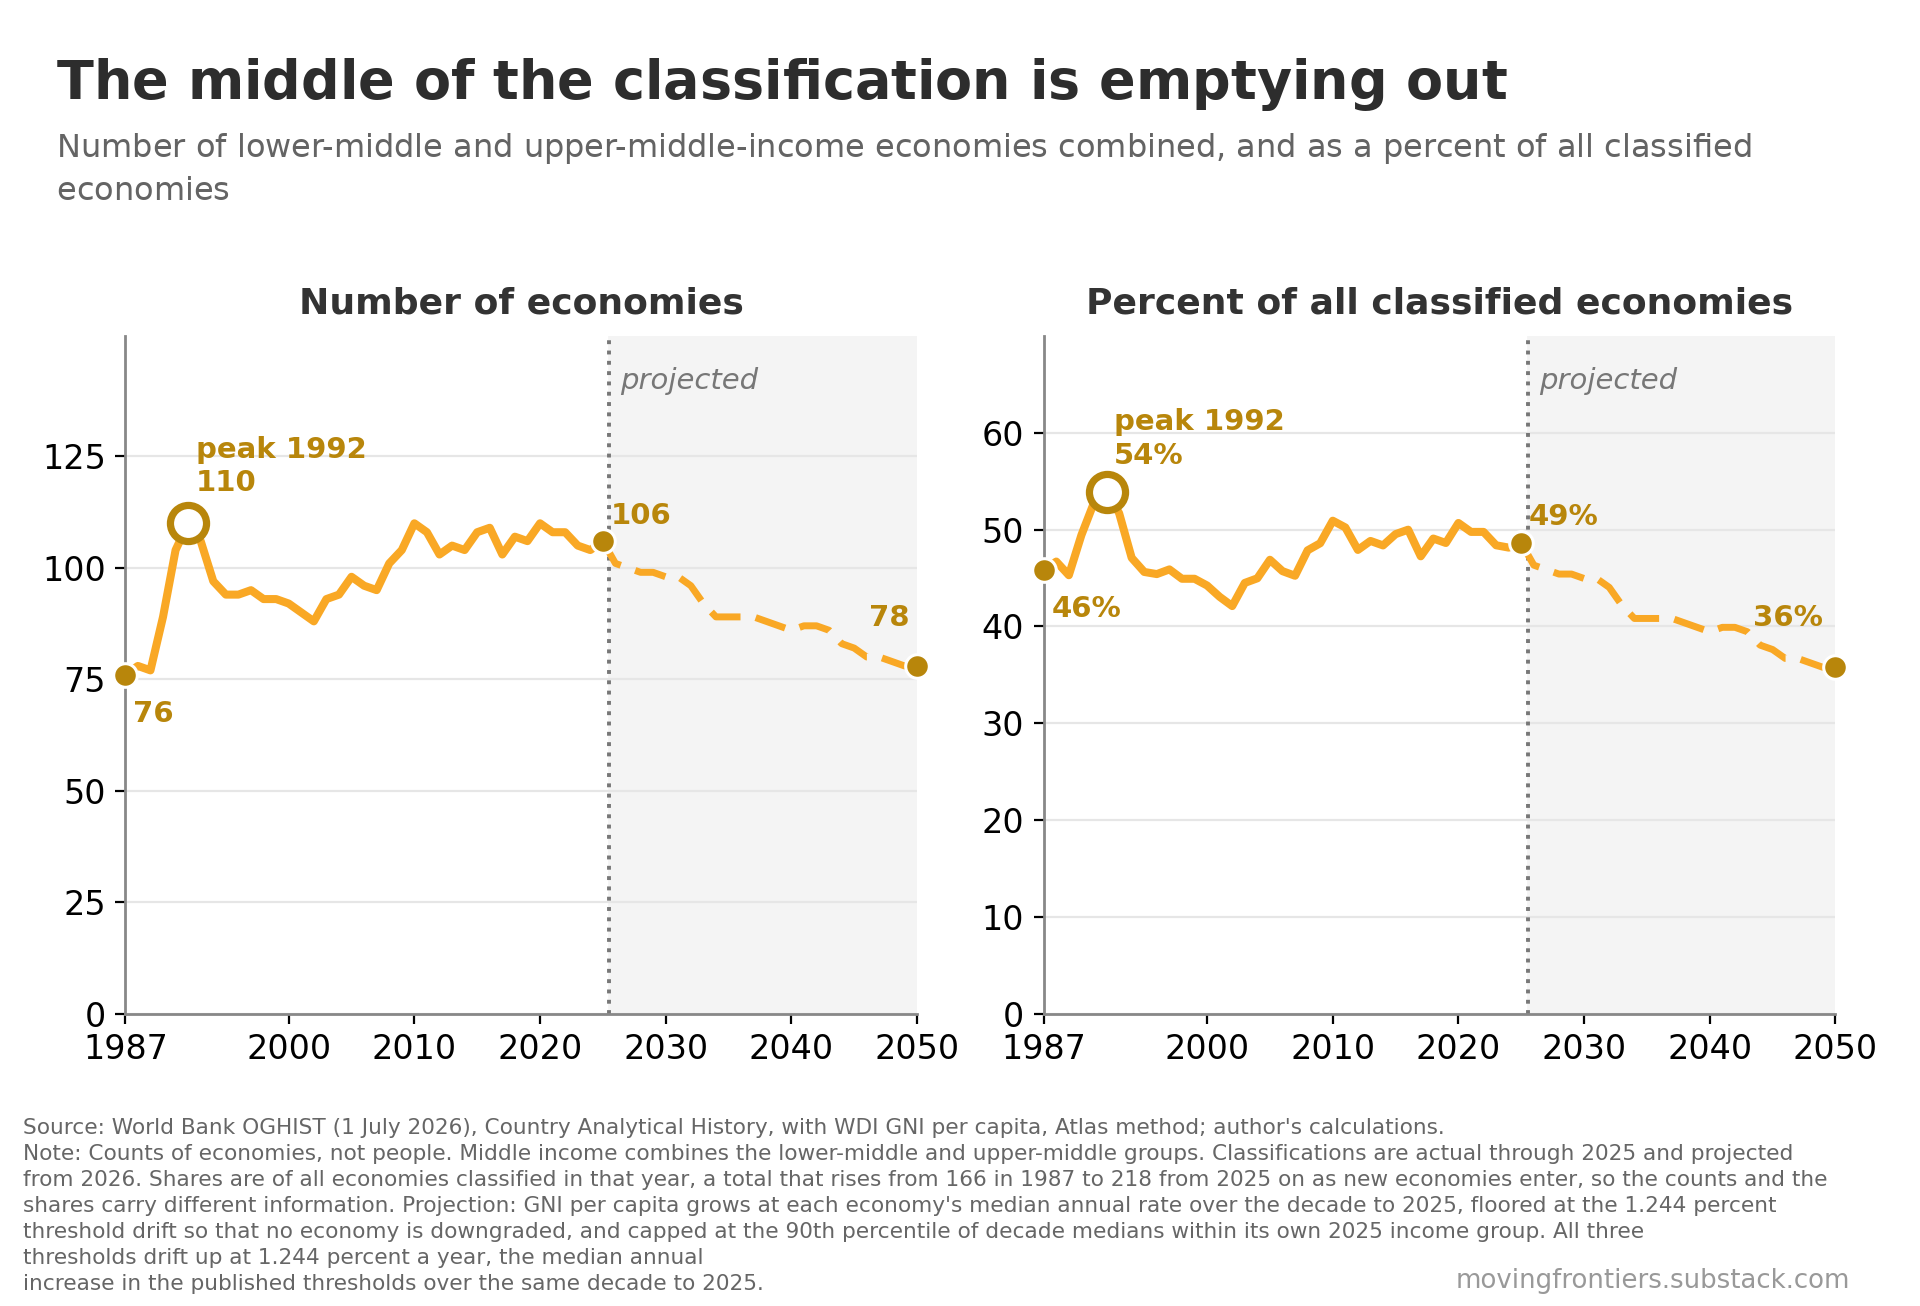

Write the Python code that produced this figure.
# =============================================================================
# Chart 8: the middle of the classification is emptying out
#
# Provenance, frozen vintage. Nothing is read from disk or the network.
#   Classifications       : World Bank OGHIST, 1 July 2026, Country Analytical History.
#   GNI per capita        : World Bank WDI, July 2026 vintage, Atlas method, current US$.
#   Vintage freeze date   : 1 July 2026. The chart is pinned to this vintage; do not swap
#                           the embedded data for a live API call.
#
# Reduction: The script reads three columns of its companion csv at the seven-decade span
# 1987-2050. Those columns are embedded here as COLS and ROWS; the csv still ships
# alongside as the published data file.
#
# Values from 2026 are a nowcast inherited from the shared upstream projection
# pipeline (decade-median growth, floored at the threshold drift, capped at the
# group's 90th percentile) and are embedded here already resolved.
# =============================================================================
"""Chart 8: the middle of the classification, in counts and shares.

Reads chart-8-the-middle-of-the-classification-is-emptying-out.csv and writes the png of the same name.
Run from inside this folder:  python3 chart-8-the-middle-of-the-classification-is-emptying-out-build.py
"""
import numpy as np
import matplotlib; matplotlib.use('Agg')
import matplotlib.pyplot as plt
from matplotlib.lines import Line2D
from PIL import Image, ImageDraw, ImageFont

SRC=("Source: World Bank OGHIST (1 July 2026), Country Analytical History, with WDI GNI per capita, Atlas method; author's calculations."+chr(10))

# ---------------------------------------------------------------- shared helpers

def place_marks(fig, ax, YY, series, marks, fontsize=10.5, pad_frac=0.014, align_x=None, override=None, dots=True, dotsize=8.5):
    """Put a value label near its point, clear of every series and every other label."""
    inv=ax.transData.inverted()
    span=ax.get_ylim()[1]-ax.get_ylim()[0]
    pad=span*pad_frac
    out=[]; fixed=[]
    def box(t):
        bb=t.get_window_extent(fig.canvas.get_renderer())
        (a0,b0)=inv.transform((bb.x0,bb.y0)); (a1,b1)=inv.transform((bb.x1,bb.y1))
        return a0,a1,min(b0,b1),max(b0,b1)
    def bad(b,skip=None):
        a0,a1,lo,hi=b
        if a1>ax.get_xlim()[1] or a0<ax.get_xlim()[0]: return True
        if hi>ax.get_ylim()[1] or lo<ax.get_ylim()[0]: return True
        xs=[q for q in YY if a0-0.7<=q<=a1+0.7]
        for s in series:
            if any(lo-pad<=s[YY.index(q)]<=hi+pad for q in xs): return True
        gx,gy=0.8,span*0.018
        for j,ot in enumerate(out):
            if j==skip: continue
            ob=box(ot)
            if a0-gx<ob[1] and ob[0]<a1+gx and lo-gy<ob[3] and ob[2]<hi+gy: return True
        return False
    for item in marks:
        yr,txt,prefer,own,col=item
        yv=own[YY.index(yr)]
        if dots:
            ax.plot([yr],[yv],'o',color=col,ms=dotsize,zorder=30,
                    markeredgecolor='white',markeredgewidth=1.1,clip_on=False)
        cands=[]
        if override and (col,yr) in override:
            ox,oy,oha,ova=override[(col,yr)]; cands=[(ox,oy,oha,ova)]
        elif align_x is not None and yr in align_x:
            lx,ha=align_x[yr]
            for st in (0.045,0.065,0.088,0.113,0.140,0.170,0.203,0.240,0.280):
                for side in ([1,-1] if prefer=='above' else [-1,1]):
                    cands.append((lx,yv+side*span*st,ha,'bottom' if side>0 else 'top'))
            cands.append((lx,yv,ha,'center'))
        else:
            for st in (0.050,0.070,0.095,0.125,0.160,0.200,0.245):
                for side in ([1,-1] if prefer=='above' else [-1,1]):
                    for dx,ha in ((-0.6,'right'),(0.6,'left'),(0.0,'center'),
                                  (2.5,'left'),(-2.5,'right'),(5.0,'left'),(-5.0,'right'),
                                  (8.0,'left'),(-8.0,'right')):
                        xr=min(max(yr+dx,YY[0]),YY[-1])
                        cands.append((xr,own[YY.index(int(round(xr)))]+side*span*st,ha,
                                      'bottom' if side>0 else 'top'))
        t=ax.text(0,0,txt,fontsize=fontsize,fontweight='bold',color=col,linespacing=1.25,zorder=9)
        out.append(t)
        if override and (col,yr) in override:
            lx,ly,ha,va=cands[0]
            t.set_position((lx,ly)); t.set_ha(ha); t.set_va(va); fig.canvas.draw()
            fixed.append(len(out)-1); continue
        ok=False
        for lx,ly,ha,va in cands:
            t.set_position((lx,ly)); t.set_ha(ha); t.set_va(va); fig.canvas.draw()
            if not bad(box(t),skip=len(out)-1): ok=True; break
        if not ok:
            lx,ly,ha,va=cands[0]
            t.set_position((lx,ly)); t.set_ha(ha); t.set_va(va); fig.canvas.draw()
    for _ in range(60):
        fig.canvas.draw(); moved=False
        for i,t in enumerate(out):
            if i in fixed: continue
            if bad(box(t),skip=i):
                x,y=t.get_position(); up=t.get_va()!='top'
                ny=y+(span*0.030 if up else -span*0.030)
                if ax.get_ylim()[0]<ny<ax.get_ylim()[1]: t.set_y(ny); moved=True
        if not moved: break
    return out

def caption(fig, ax, cap, fs=7.8, gap_lines=2.0):
    """Moving Frontiers caption block: every line runs full width except the last two,
    which stop short so the watermark can sit on the baseline of the last line."""
    fig.canvas.draw(); r=fig.canvas.get_renderer()
    Wpx=fig.get_figwidth()*fig.dpi
    bots=[t.get_window_extent(r).y0 for t in ax.get_xticklabels() if t.get_text()]
    xb=fig.transFigure.inverted().transform((0,min(bots)))[1]
    for lg in fig.legends:
        lb=lg.get_window_extent(r).transformed(fig.transFigure.inverted())
        if lb.y1<xb: xb=min(xb,lb.y0)
    LH=fs*1.2/(72*fig.get_figheight())
    pr=fig.text(0,0,'0',fontsize=fs); fig.canvas.draw()
    CW=pr.get_window_extent(fig.canvas.get_renderer()).width/Wpx; pr.remove()
    def w(t,size=fs):
        tt=fig.text(0,0,t,fontsize=size); fig.canvas.draw()
        v=tt.get_window_extent(fig.canvas.get_renderer()).width/Wpx; tt.remove(); return v
    URL='movingfrontiers.substack.com'; UFS=fs*1.2
    x0=0.012; right=1.0-70.0/Wpx
    full=right-x0
    lastmax=right-w(URL,UFS)-2.0*CW-x0
    lines=[]
    for para in cap.split(chr(10)):
        cur=''
        for word in para.split():
            z=(cur+' '+word).strip()
            if w(z)<=full or not cur: cur=z
            else: lines.append(cur); cur=word
        lines.append(cur)
    for _ in range(400):
        if w(lines[-1])>lastmax and ' ' in lines[-1]:
            h,_,t=lines[-1].rpartition(' '); lines[-1]=h; lines.append(t); continue
        if len(lines)>=2 and w(lines[-2])>lastmax and ' ' in lines[-2]:
            h,_,t=lines[-2].rpartition(' ')
            lines[-2]=h; lines[-1]=(t+' '+lines[-1]).strip(); continue
        break
    if len(lines)>=2:
        while ' ' in lines[-2]:
            h,_,t=lines[-2].rpartition(' ')
            cand=(t+' '+lines[-1]).strip()
            if w(cand)>lastmax: break
            if abs(w(cand)-w(h))>=abs(w(lines[-1])-w(lines[-2])): break
            lines[-2]=h; lines[-1]=cand
    top=xb-gap_lines*LH
    objs=[fig.text(x0,top-i*LH,ln,fontsize=fs,color='#666',va='top') for i,ln in enumerate(lines)]
    fig.canvas.draw()
    lb=objs[-1].get_window_extent(fig.canvas.get_renderer()).transformed(fig.transFigure.inverted())
    fig.text(right,lb.y0,URL,ha='right',va='bottom',fontsize=UFS,color='#999')
    assert lb.y0>0.004,'caption runs off the canvas'
    print('  caption %d lines'%len(lines))

def title_band(path, title, sub, tf=0.0285, sf=0.0168):
        # ---- fonts: DejaVu from matplotlib's bundled ttf, system path only as a fallback ----
    import os as _os
    from matplotlib import font_manager as _fm
    def _dejavu(stem):
        p=_os.path.join(matplotlib.get_data_path(),'fonts','ttf',stem)
        if _os.path.exists(p): return p
        try:
            q=_fm.findfont(_fm.FontProperties(family='DejaVu Sans',
                weight=('bold' if 'Bold' in stem else 'normal')),fallback_to_default=False)
            if _os.path.basename(q)==stem and _os.path.exists(q): return q
        except Exception: pass
        p=_os.path.join('/usr/share/fonts/truetype/dejavu',stem)
        if _os.path.exists(p): return p
        raise FileNotFoundError('DejaVu font not found: '+stem)
    FB=_dejavu('DejaVuSans-Bold.ttf'); FR=_dejavu('DejaVuSans.ttf')
    assert _os.path.exists(FB) and _os.path.exists(FR), 'resolved DejaVu font files must exist'
    im=Image.open(path).convert('RGB')
    a=np.array(im.convert('L')); rr=np.where((a<250).sum(axis=1)>0)[0]
    im=im.crop((0,0,im.size[0],min(im.size[1],int(rr.max())+13)))
    W,H=im.size
    fs=int(W*tf); f1=ImageFont.truetype(FB,fs)
    fss=int(W*sf); f2=ImageFont.truetype(FR,fss)
    dd=ImageDraw.Draw(im); M=int(W*0.03); LIM=W-2*M
    def wrap(t,f):
        o=[];cur=''
        for x in t.split():
            z=(cur+' '+x).strip()
            if dd.textlength(z,font=f)<=LIM: cur=z
            else: o.append(cur); cur=x
        o.append(cur); return o
    tl=wrap(title,f1); sl=wrap(sub,f2)
    lh=int(fs*1.25); lhs=int(fss*1.35)
    bh=int(fs*0.85)+lh*len(tl)+int(fss*0.55)+lhs*len(sl)+int(fs*0.22)
    cv=Image.new('RGB',(W,H+bh),'white'); cv.paste(im,(0,bh))
    dr=ImageDraw.Draw(cv); y=int(fs*0.85)+3
    for ln in tl: dr.text((M,y),ln,font=f1,fill=(45,45,45)); y+=lh
    y+=int(fss*0.4)
    for ln in sl: dr.text((M,y),ln,font=f2,fill=(100,100,100)); y+=lhs
    cv.save(path,optimize=True)
    print('  wrote %s  %dx%d'%(path,cv.size[0],cv.size[1]))

AMBER='#F9A825'; AMBERTXT='#B8860B'; RED='#C62828'; INDIGO='#283593'
def panel(ax,ymax,ticks,lab,tickfmt):
    ax.axvspan(2025.5,2050,color='#F4F4F4',zorder=0)
    ax.axvline(2025.5,ls=':',lw=1.4,color='#777',zorder=1)
    ax.grid(axis='y',color='#E6E6E6',lw=0.8,zorder=0); ax.set_axisbelow(True)
    ax.spines['top'].set_visible(False); ax.spines['right'].set_visible(False)
    ax.set_xlim(1987,2050); ax.set_xticks([1987,2000,2010,2020,2030,2040,2050])
    ax.set_ylim(0,ymax); ax.set_yticks(list(ticks))
    if tickfmt: ax.set_yticklabels([tickfmt(v) for v in ticks])
    ax.set_title(lab,fontsize=13,fontweight='bold',color='#333',pad=8)
def draw(ax,YY,S,col,NH):
    ax.plot(YY[:NH],S[:NH],color=col,lw=2.9,zorder=5,solid_capstyle='round')
    ax.plot(YY[NH-1:],S[NH-1:],color=col,lw=2.5,ls=(0,(4.5,2.2)),zorder=5)

PNG='chart-8-the-middle-of-the-classification-is-emptying-out.png'
LEVCOL='middle_income_economies'
SHCOL='middle_income_share_of_classified_percent'
LEVTTL='Number of economies'
SHTTL='Percent of all classified economies'
YMAXL=152
TICKSL=range(0,131,25)
FMTL=None
YMAXS=70
TICKSS=range(0,61,10)
VALL=lambda v:'%d'%v
VALS=lambda v:'%.0f%%'%v
PKL=1992
PKS=1992
PEAK_LIFT=True
OVR=None
NOTE=("Note: Counts of economies, not people. Middle income combines the lower-middle and upper-middle groups. Classifications are actual "
"through 2025 and projected from 2026. Shares are of all economies classified in that year, a total that rises from 166 in 1987 to 218 "
"from 2025 on as new economies enter, so the counts and the shares carry different information. Projection: GNI per capita grows at each "
"economy's median annual rate over the decade to 2025, floored at the 1.244 percent threshold drift so that no economy is downgraded, "
"and capped at the 90th percentile of decade medians within its own 2025 income group. All three thresholds drift up at 1.244 percent a "
"year, the median annual increase in the published thresholds over the same decade to 2025.")
TITLE="The middle of the classification is emptying out"
SUB="Number of lower-middle and upper-middle-income economies combined, and as a percent of all classified economies"

# ---- embedded data, see the provenance header ----
COLS=['year', 'middle_income_economies', 'middle_income_share_of_classified_percent']
ROWS=[(1987.0,76.0,45.7831),(1988.0,78.0,46.7066),(1989.0,77.0,45.2941),(1990.0,89.0,49.4444),(1991.0,104.0,52.7919),(1992.0,110.0,53.9216),(1993.0,106.0,51.7073),(1994.0,97.0,47.0874),(1995.0,94.0,45.6311),(1996.0,94.0,45.4106),(1997.0,95.0,45.8937),(1998.0,93.0,44.9275),(1999.0,93.0,44.9275),(2000.0,92.0,44.2308),(2001.0,90.0,43.0622),(2002.0,88.0,42.1053),(2003.0,93.0,44.4976),(2004.0,94.0,44.9761),(2005.0,98.0,46.89),(2006.0,96.0,45.7143),(2007.0,95.0,45.2381),(2008.0,101.0,47.8673),(2009.0,104.0,48.5981),(2010.0,110.0,50.9259),(2011.0,108.0,50.2326),(2012.0,103.0,47.907),(2013.0,105.0,48.8372),(2014.0,104.0,48.3721),(2015.0,108.0,49.5413),(2016.0,109.0,50.0),(2017.0,103.0,47.2477),(2018.0,107.0,49.0826),(2019.0,106.0,48.6239),(2020.0,110.0,50.6912),(2021.0,108.0,49.7696),(2022.0,108.0,49.7696),(2023.0,105.0,48.3871),(2024.0,104.0,48.1481),(2025.0,106.0,48.6239),(2026.0,101.0,46.3303),(2027.0,100.0,45.8716),(2028.0,99.0,45.4128),(2029.0,99.0,45.4128),(2030.0,98.0,44.9541),(2031.0,98.0,44.9541),(2032.0,96.0,44.0367),(2033.0,92.0,42.2018),(2034.0,89.0,40.8257),(2035.0,89.0,40.8257),(2036.0,89.0,40.8257),(2037.0,89.0,40.8257),(2038.0,88.0,40.367),(2039.0,87.0,39.9083),(2040.0,86.0,39.4495),(2041.0,87.0,39.9083),(2042.0,87.0,39.9083),(2043.0,86.0,39.4495),(2044.0,83.0,38.0734),(2045.0,82.0,37.6147),(2046.0,80.0,36.6972),(2047.0,80.0,36.6972),(2048.0,79.0,36.2385),(2049.0,78.0,35.7798),(2050.0,78.0,35.7798)]
rows=[dict(zip(COLS,r)) for r in ROWS]
YY=[int(r['year']) for r in rows]
LEV=[float(r[LEVCOL]) for r in rows]
SH=[float(r[SHCOL]) for r in rows]
NH=YY.index(2025)+1
# ---- the chart's stated numbers must follow from the embedded data ----
assert YY[0]==1987 and YY[-1]==2050 and len(YY)==64, 'the series runs 1987 to 2050'
assert PKL==1992 and int(max(LEV))==110, 'the counts peak label states 110 in 1992'
assert PKS==1992 and round(max(SH))==54, 'the shares peak label states 54 percent in 1992'
PLABL='peak %d%s'%(PKL,' (nowcast)' if PKL==2025 else '')+chr(10)+VALL(max(LEV))
PLABS='peak %d'%PKS+chr(10)+VALS(max(SH))
OVR={'sh':{(AMBERTXT,2050):(2049.0,SH[-1]+3.6,'right','bottom')}}
plt.rcParams.update({'font.family':'DejaVu Sans','font.size':14,'axes.edgecolor':'#888',
 'axes.linewidth':1.0,'figure.facecolor':'white','xtick.labelsize':12,'ytick.labelsize':12})
fig,axs=plt.subplots(1,2,figsize=(9.6,6.3),dpi=200)
for ax,(S,ttl,ymax,ticks,fmt,vf,pk,plab) in zip(axs,
        [(LEV,LEVTTL,YMAXL,TICKSL,FMTL,VALL,PKL,PLABL),
         (SH,SHTTL,YMAXS,TICKSS,None,VALS,PKS,PLABS)]):
    panel(ax,ymax,ticks,ttl,fmt)
    draw(ax,YY,S,AMBER,NH)
    ax.plot([pk],[S[YY.index(pk)]],'o',mfc='white',mec=AMBERTXT,mew=2.6,ms=13,zorder=30,clip_on=False)
    place_marks(fig,ax,YY,[S],[(pk,plab,'above',S,AMBERTXT)],fontsize=10.5,dots=False)
    if PEAK_LIFT:
        fig.canvas.draw()
        _pr=ax.text(0,0,'0',fontsize=10.5); fig.canvas.draw()
        _bb=_pr.get_window_extent(fig.canvas.get_renderer()); _pr.remove()
        _inv=ax.transData.inverted()
        _h=abs(_inv.transform((0,_bb.height))[1]-_inv.transform((0,0))[1])
        ax.texts[-1].set_y(ax.texts[-1].get_position()[1]+0.5*_h)
    MK=[(1987,vf(S[YY.index(1987)]),'below',S,AMBERTXT)]
    if 2025!=pk: MK.append((2025,vf(S[YY.index(2025)]),'above',S,AMBERTXT))
    MK.append((2050,vf(S[-1]),'above',S,AMBERTXT))
    place_marks(fig,ax,YY,[S],MK,fontsize=10.5,override=(OVR.get('lev' if S is LEV else 'sh') if OVR else None))
    ax.text(2026.4,ymax*0.955,'projected',fontsize=10.5,color='#777',style='italic',ha='left',va='top')
fig.tight_layout(rect=[0,0.300,1,0.985]); fig.subplots_adjust(wspace=0.16)
caption(fig,axs[0],SRC+NOTE)
fig.savefig(PNG,dpi=200); plt.close(fig)
title_band(PNG,TITLE,SUB)
